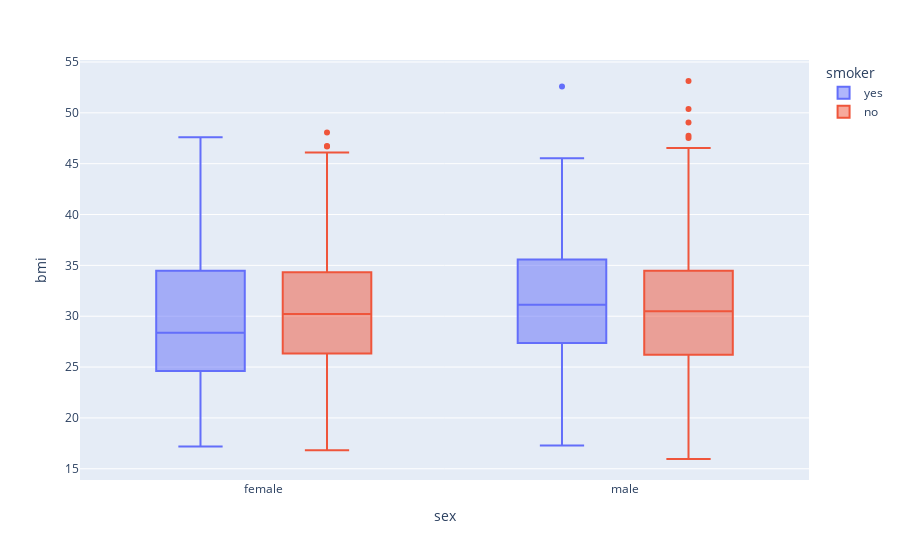

Notebook code cell kept with this figure:
### Markdown cell above
# The age distribution is almost similar for smokers & non smokers for both genders

### Code cell
px.box(df,y='bmi',x='sex',color = 'smoker')

### Figure 1 — Plotly figure (JSON) as saved in the notebook; plotly's stock layout.template omitted (floating-point values rounded to 4 significant figures; data arrays with more than 128 entries replaced by an {"elided": "..."} marker saying what was removed)
{"data": [{"alignmentgroup": "True", "hovertemplate": "smoker=yes<br>sex=%{x}<br>bmi=%{y}<extra></extra>", "legendgroup": "yes", "marker": {"color": "#636efa"}, "name": "yes", "notched": false, "offsetgroup": "yes", "orientation": "v", "showlegend": true, "type": "box", "x": {"elided": "274 str values"}, "x0": " ", "xaxis": "x", "y": {"elided": "274 float values"}, "y0": " ", "yaxis": "y"}, {"alignmentgroup": "True", "hovertemplate": "smoker=no<br>sex=%{x}<br>bmi=%{y}<extra></extra>", "legendgroup": "no", "marker": {"color": "#EF553B"}, "name": "no", "notched": false, "offsetgroup": "no", "orientation": "v", "showlegend": true, "type": "box", "x": {"elided": "1063 str values"}, "x0": " ", "xaxis": "x", "y": {"elided": "1063 float values"}, "y0": " ", "yaxis": "y"}], "layout": {"autosize": true, "boxmode": "group", "legend": {"title": {"text": "smoker"}, "tracegroupgap": 0}, "margin": {"t": 60}, "xaxis": {"anchor": "y", "autorange": true, "domain": [0, 1], "range": [-0.5065, 1.507], "title": {"text": "sex"}, "type": "category"}, "yaxis": {"anchor": "x", "autorange": true, "domain": [0, 1], "range": [13.89, 55.2], "title": {"text": "bmi"}, "type": "linear"}}}
